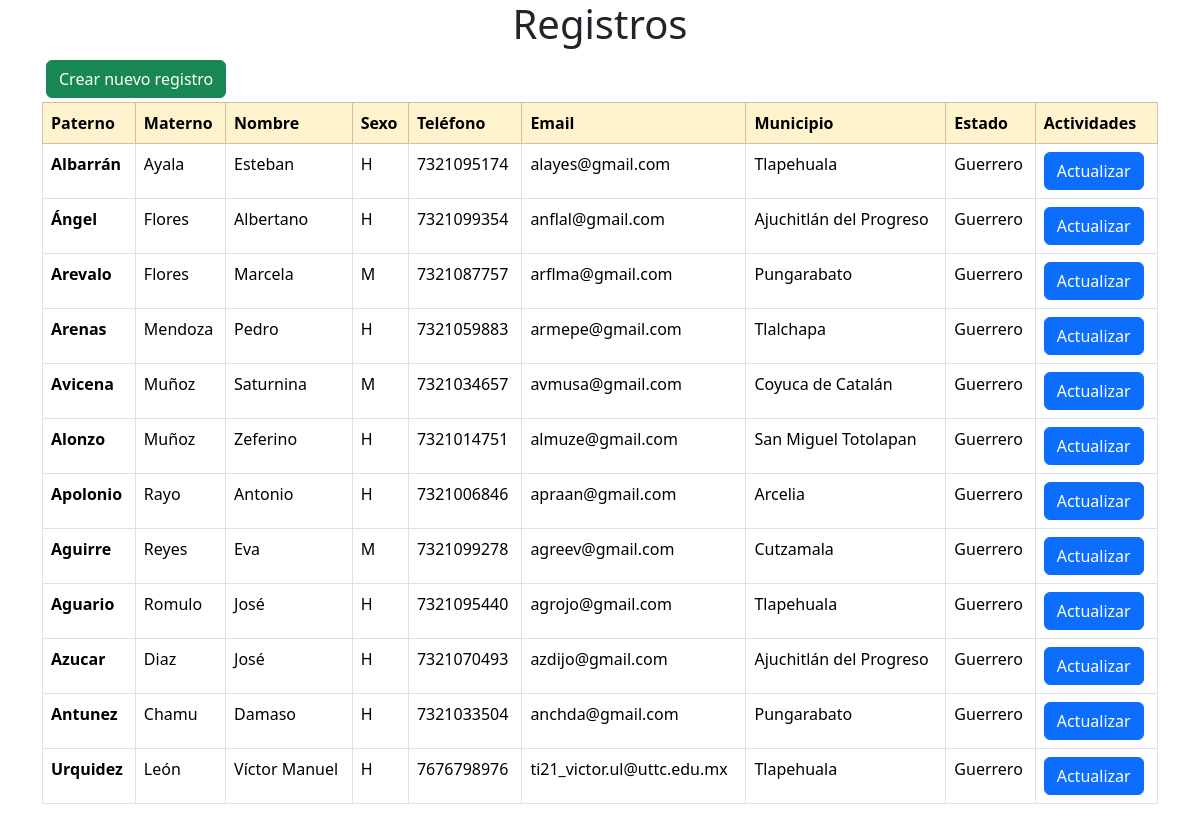
The page / on the database its author committed.
### tables this page shows
CREATE TABLE `registro` (
  `id` int(11) NOT NULL,
  `paterno` varchar(25) NOT NULL,
  `materno` varchar(25) NOT NULL,
  `nombre` varchar(25) NOT NULL,
  `sexo` char(3) NOT NULL,
  `telefono` bigint(10) NOT NULL,
  `email` varchar(45) NOT NULL,
  `municipio` varchar(25) NOT NULL,
  `estado` varchar(25) NOT NULL
);

### modelo/modelo.php (called while the page is built, shortened)
<?php
function getAll($conn, $tabla)
{
    try {
        $query = $conn->prepare("select * from {$tabla}");
        $query->execute();
        return $query->fetchAll();
    } catch (PDOException $error) {
        die($error->getMessage());
    }
}

### index.php (the view, shortened to what this page needs)
<?php
require 'modelo/conexion.php';
require 'modelo/modelo.php';
?>
<!DOCTYPE html>
<html lang="es">
<head>
    <link rel="stylesheet" href="css/bootstrap.min.css">
</head>
<body>
    <main class="container">
        <h1 class="text-center">Registros</h1>
        <a class="btn btn-success m-1 m-sm-1" href="vista/formulario.php">Crear nuevo registro</a>
        <div class="table-responsive">
        <table class="table table-bordered table-hover">
            <thead class="table-warning">
                <tr>
                    <th scope="col">Paterno</th>
                    <th scope="col">Materno</th>
                    <th scope="col">Nombre</th>
                    <th scope="col">Sexo</th>
                    <th scope="col">Teléfono</th>
                    <th scope="col">Email</th>
                    <th scope="col">Municipio</th>
                    <th scope="col">Estado</th>
                    <th scope="col">Actividades</th>
                </tr>
            </thead>
            <tbody>
            <?php
        $tabla = "registro";
        $conn = conexion::dbconexion();
        $registro = getAll($conn, $tabla);
        foreach ($registro as $persona) :
        ?>
                <tr>
                    <th><?php echo $persona['paterno']; ?></th>
                    <td><?php echo $persona['materno']; ?></td>
                    <td><?php echo $persona['nombre']; ?></td>
                    <td><?php echo $persona['sexo']; ?></td>
                    <td><?php echo $persona['telefono']; ?></td>
                    <td><?php echo $persona['email']; ?></td>
                    <td><?php echo $persona['municipio']; ?></td>
                    <td><?php echo $persona['estado']; ?></td>
                    <td><?php echo "<a href='vista/actualizar.php?id={$persona['id']}'><button type='button' class='btn btn-primary'>Actualizar</button></a>"?></td>
                </tr>
        <?php endforeach ?>
            </tbody>
        </table>
        </div>
    </main>
</body>
</html>

### rows shown on the page
registro: paterno "Albarrán", materno "Ayala", nombre "Esteban", sexo "H", telefono "7321095174", email "alayes@gmail.com", municipio "Tlapehuala", estado "Guerrero"
registro: paterno "Ángel", materno "Flores", nombre "Albertano", sexo "H", telefono "7321099354", email "anflal@gmail.com", municipio "Ajuchitlán del Progreso", estado "Guerrero"
registro: paterno "Arevalo", materno "Flores", nombre "Marcela", sexo "M", telefono "7321087757", email "arflma@gmail.com", municipio "Pungarabato", estado "Guerrero"
registro: paterno "Arenas", materno "Mendoza", nombre "Pedro", sexo "H", telefono "7321059883", email "armepe@gmail.com", municipio "Tlalchapa", estado "Guerrero"
registro: paterno "Avicena", materno "Muñoz", nombre "Saturnina", sexo "M", telefono "7321034657", email "avmusa@gmail.com", municipio "Coyuca de Catalán", estado "Guerrero"
registro: paterno "Alonzo", materno "Muñoz", nombre "Zeferino", sexo "H", telefono "7321014751", email "almuze@gmail.com", municipio "San Miguel Totolapan", estado "Guerrero"
registro: paterno "Apolonio", materno "Rayo", nombre "Antonio", sexo "H", telefono "7321006846", email "apraan@gmail.com", municipio "Arcelia", estado "Guerrero"
registro: paterno "Aguirre", materno "Reyes", nombre "Eva", sexo "M", telefono "7321099278", email "agreev@gmail.com", municipio "Cutzamala", estado "Guerrero"
registro: paterno "Aguario", materno "Romulo", nombre "José", sexo "H", telefono "7321095440", email "agrojo@gmail.com", municipio "Tlapehuala", estado "Guerrero"
registro: paterno "Azucar", materno "Diaz", nombre "José", sexo "H", telefono "7321070493", email "azdijo@gmail.com", municipio "Ajuchitlán del Progreso", estado "Guerrero"
registro: paterno "Antunez", materno "Chamu", nombre "Damaso", sexo "H", telefono "7321033504", email "anchda@gmail.com", municipio "Pungarabato", estado "Guerrero"
registro: paterno "Urquidez", materno "León", nombre "Víctor Manuel", sexo "H", telefono "7676798976", email "ti21_victor.ul@uttc.edu.mx", municipio "Tlapehuala", estado "Guerrero"
